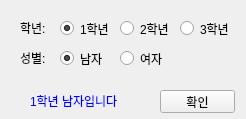
<?xml version="1.0" encoding="UTF-8"?>
<ui version="4.0">
 <class>MainWindow</class>
 <widget class="QMainWindow" name="MainWindow">
  <property name="geometry">
   <rect>
    <x>0</x>
    <y>0</y>
    <width>246</width>
    <height>119</height>
   </rect>
  </property>
  <property name="windowTitle">
   <string>MainWindow</string>
  </property>
  <widget class="QWidget" name="centralwidget">
   <widget class="QRadioButton" name="radioMale">
    <property name="geometry">
     <rect>
      <x>60</x>
      <y>50</y>
      <width>51</width>
      <height>17</height>
     </rect>
    </property>
    <property name="text">
     <string>남자</string>
    </property>
    <property name="checked">
     <bool>true</bool>
    </property>
    <attribute name="buttonGroup">
     <string notr="true">grpGender</string>
    </attribute>
   </widget>
   <widget class="QRadioButton" name="radioFemale">
    <property name="geometry">
     <rect>
      <x>120</x>
      <y>50</y>
      <width>51</width>
      <height>17</height>
     </rect>
    </property>
    <property name="text">
     <string>여자</string>
    </property>
    <attribute name="buttonGroup">
     <string notr="true">grpGender</string>
    </attribute>
   </widget>
   <widget class="QLabel" name="label">
    <property name="geometry">
     <rect>
      <x>20</x>
      <y>50</y>
      <width>31</width>
      <height>16</height>
     </rect>
    </property>
    <property name="text">
     <string>성별:</string>
    </property>
    <property name="alignment">
     <set>Qt::AlignLeading|Qt::AlignLeft|Qt::AlignVCenter</set>
    </property>
   </widget>
   <widget class="QLabel" name="label_2">
    <property name="geometry">
     <rect>
      <x>20</x>
      <y>20</y>
      <width>31</width>
      <height>16</height>
     </rect>
    </property>
    <property name="text">
     <string>학년:</string>
    </property>
    <property name="alignment">
     <set>Qt::AlignLeading|Qt::AlignLeft|Qt::AlignVCenter</set>
    </property>
   </widget>
   <widget class="QRadioButton" name="radio2">
    <property name="geometry">
     <rect>
      <x>120</x>
      <y>20</y>
      <width>61</width>
      <height>17</height>
     </rect>
    </property>
    <property name="text">
     <string>2학년</string>
    </property>
    <attribute name="buttonGroup">
     <string notr="true">grpYear</string>
    </attribute>
   </widget>
   <widget class="QRadioButton" name="radio3">
    <property name="geometry">
     <rect>
      <x>180</x>
      <y>20</y>
      <width>61</width>
      <height>17</height>
     </rect>
    </property>
    <property name="text">
     <string>3학년</string>
    </property>
    <attribute name="buttonGroup">
     <string notr="true">grpYear</string>
    </attribute>
   </widget>
   <widget class="QRadioButton" name="radio1">
    <property name="geometry">
     <rect>
      <x>60</x>
      <y>20</y>
      <width>51</width>
      <height>17</height>
     </rect>
    </property>
    <property name="text">
     <string>1학년</string>
    </property>
    <property name="checked">
     <bool>true</bool>
    </property>
    <attribute name="buttonGroup">
     <string notr="true">grpYear</string>
    </attribute>
   </widget>
   <widget class="QPushButton" name="btnOK">
    <property name="geometry">
     <rect>
      <x>160</x>
      <y>90</y>
      <width>75</width>
      <height>23</height>
     </rect>
    </property>
    <property name="text">
     <string>확인</string>
    </property>
   </widget>
   <widget class="QLabel" name="lblMsg">
    <property name="geometry">
     <rect>
      <x>30</x>
      <y>90</y>
      <width>111</width>
      <height>21</height>
     </rect>
    </property>
    <property name="styleSheet">
     <string notr="true">color: rgb(0, 0, 255);</string>
    </property>
    <property name="text">
     <string>1학년 남자입니다</string>
    </property>
   </widget>
  </widget>
 </widget>
 <resources/>
 <connections/>
 <buttongroups>
  <buttongroup name="grpYear"/>
  <buttongroup name="grpGender"/>
 </buttongroups>
</ui>
